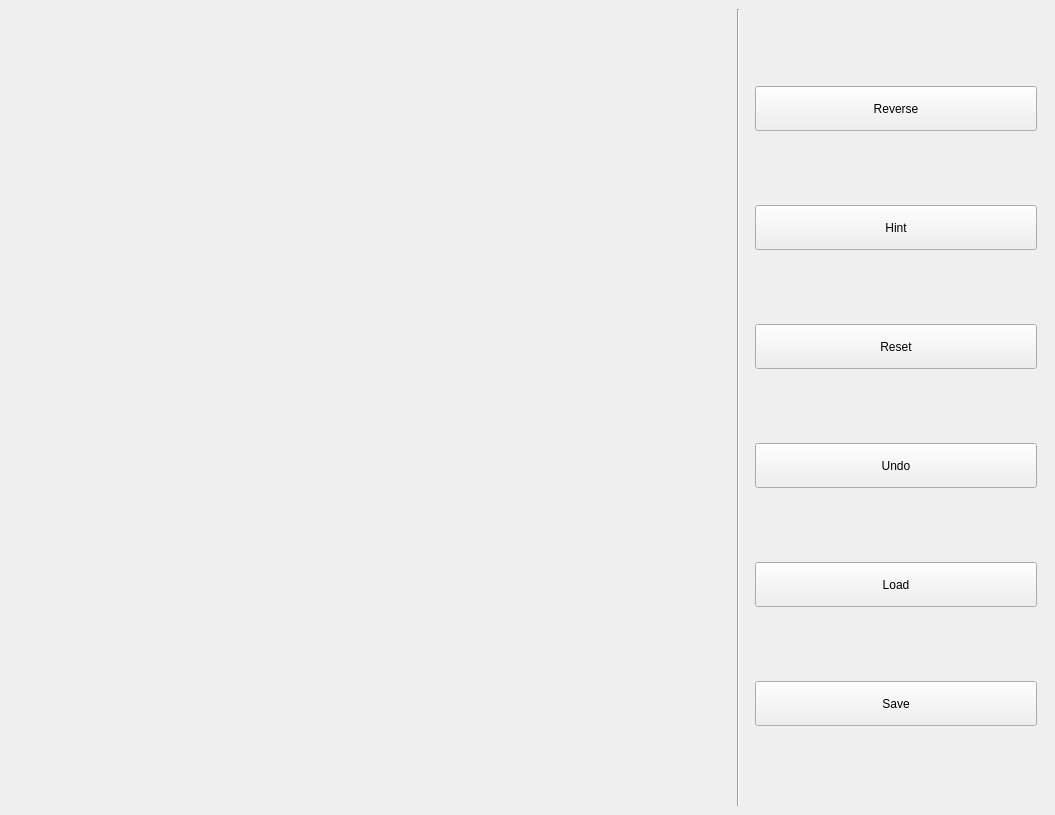
<?xml version="1.0" encoding="UTF-8"?>
<ui version="4.0">
 <class>MainWindow</class>
 <widget class="QMainWindow" name="MainWindow">
  <property name="geometry">
   <rect>
    <x>0</x>
    <y>0</y>
    <width>1055</width>
    <height>815</height>
   </rect>
  </property>
  <property name="minimumSize">
   <size>
    <width>0</width>
    <height>0</height>
   </size>
  </property>
  <property name="windowTitle">
   <string>Chinese Chess</string>
  </property>
  <property name="windowIcon">
   <iconset theme="./images/favicon.ico">
    <normaloff>.</normaloff>.</iconset>
  </property>
  <property name="windowOpacity">
   <double>1.000000000000000</double>
  </property>
  <property name="styleSheet">
   <string notr="true"/>
  </property>
  <widget class="QWidget" name="centralwidget">
   <layout class="QHBoxLayout" name="horizontalLayout">
    <item>
     <widget class="QWidget" name="container" native="true">
      <property name="minimumSize">
       <size>
        <width>600</width>
        <height>600</height>
       </size>
      </property>
      <widget class="Board" name="board">
       <property name="geometry">
        <rect>
         <x>0</x>
         <y>0</y>
         <width>720</width>
         <height>800</height>
        </rect>
       </property>
       <property name="sizePolicy">
        <sizepolicy hsizetype="Fixed" vsizetype="Fixed">
         <horstretch>0</horstretch>
         <verstretch>0</verstretch>
        </sizepolicy>
       </property>
       <property name="minimumSize">
        <size>
         <width>600</width>
         <height>0</height>
        </size>
       </property>
       <property name="text">
        <string/>
       </property>
       <property name="pixmap">
        <pixmap>images/board.png</pixmap>
       </property>
       <property name="scaledContents">
        <bool>true</bool>
       </property>
       <property name="alignment">
        <set>Qt::AlignCenter</set>
       </property>
      </widget>
     </widget>
    </item>
    <item>
     <widget class="Line" name="line">
      <property name="sizePolicy">
       <sizepolicy hsizetype="Fixed" vsizetype="Minimum">
        <horstretch>0</horstretch>
        <verstretch>0</verstretch>
       </sizepolicy>
      </property>
      <property name="orientation">
       <enum>Qt::Vertical</enum>
      </property>
     </widget>
    </item>
    <item>
     <widget class="QWidget" name="controller" native="true">
      <property name="sizePolicy">
       <sizepolicy hsizetype="Fixed" vsizetype="Preferred">
        <horstretch>0</horstretch>
        <verstretch>0</verstretch>
       </sizepolicy>
      </property>
      <property name="minimumSize">
       <size>
        <width>300</width>
        <height>0</height>
       </size>
      </property>
      <layout class="QVBoxLayout" name="verticalLayout">
       <item>
        <widget class="QPushButton" name="reverse">
         <property name="minimumSize">
          <size>
           <width>0</width>
           <height>45</height>
          </size>
         </property>
         <property name="text">
          <string>Reverse</string>
         </property>
        </widget>
       </item>
       <item>
        <widget class="QPushButton" name="hint">
         <property name="minimumSize">
          <size>
           <width>0</width>
           <height>45</height>
          </size>
         </property>
         <property name="text">
          <string>Hint</string>
         </property>
        </widget>
       </item>
       <item>
        <widget class="QPushButton" name="reset">
         <property name="minimumSize">
          <size>
           <width>0</width>
           <height>45</height>
          </size>
         </property>
         <property name="text">
          <string>Reset</string>
         </property>
        </widget>
       </item>
       <item>
        <widget class="QPushButton" name="undo">
         <property name="minimumSize">
          <size>
           <width>0</width>
           <height>45</height>
          </size>
         </property>
         <property name="text">
          <string>Undo</string>
         </property>
        </widget>
       </item>
       <item>
        <widget class="QPushButton" name="load">
         <property name="minimumSize">
          <size>
           <width>0</width>
           <height>45</height>
          </size>
         </property>
         <property name="text">
          <string>Load</string>
         </property>
        </widget>
       </item>
       <item>
        <widget class="QPushButton" name="save">
         <property name="minimumSize">
          <size>
           <width>0</width>
           <height>45</height>
          </size>
         </property>
         <property name="text">
          <string>Save</string>
         </property>
        </widget>
       </item>
      </layout>
     </widget>
    </item>
   </layout>
  </widget>
 </widget>
 <customwidgets>
  <customwidget>
   <class>Board</class>
   <extends>QLabel</extends>
   <header location="global">main</header>
  </customwidget>
 </customwidgets>
 <resources/>
 <connections/>
</ui>
